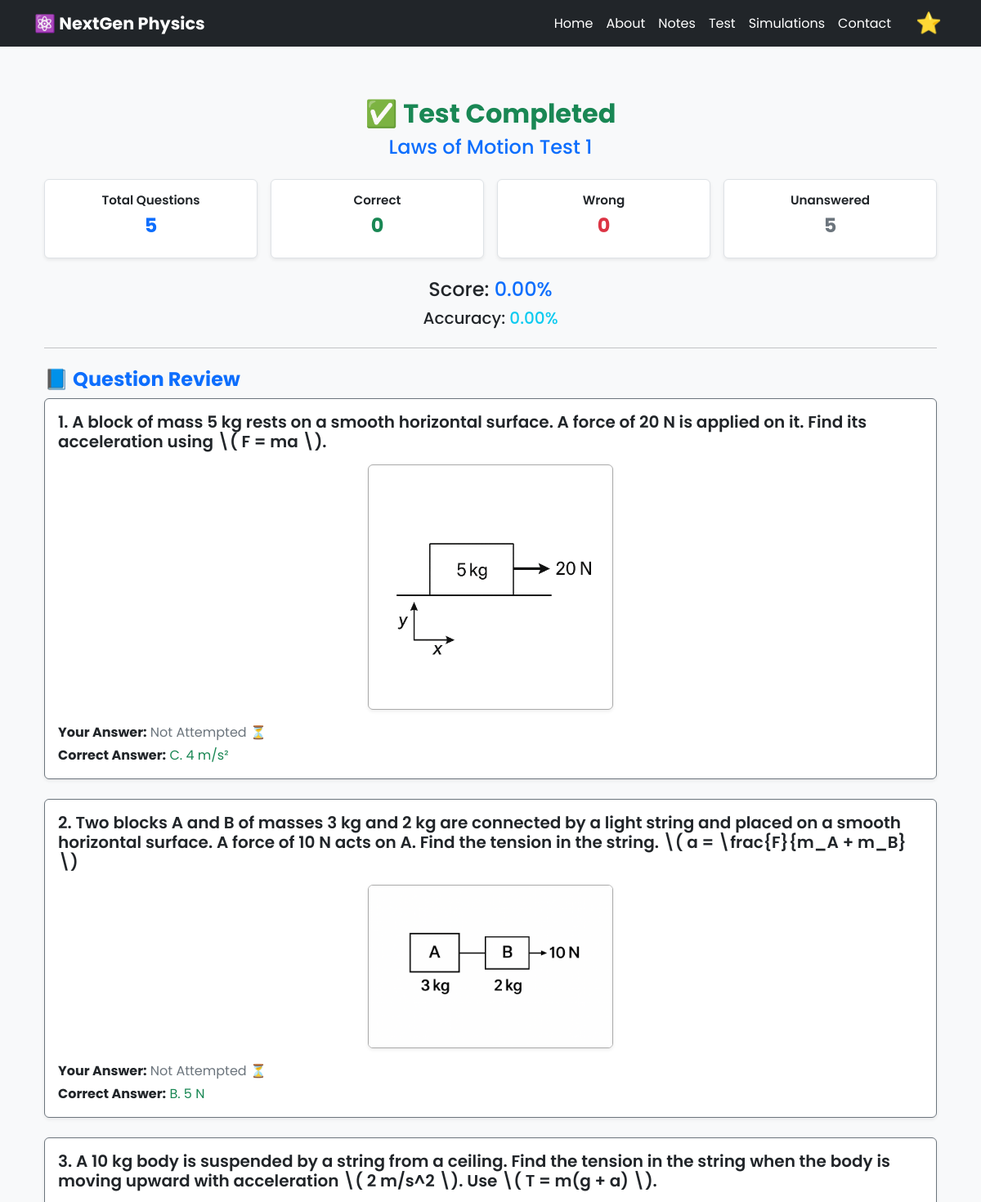
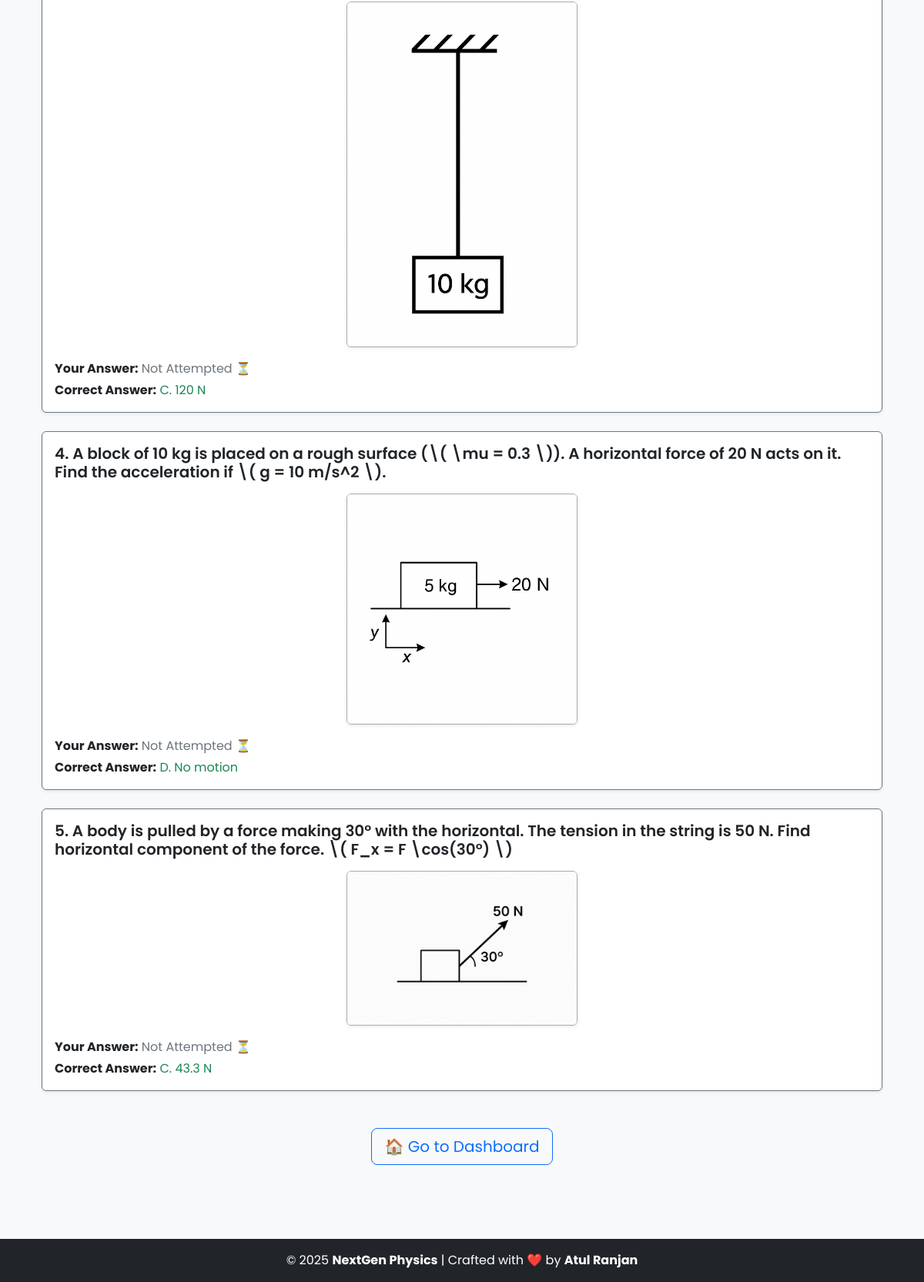
The app's page /result/1/ with its own data (2 pictures, top to bottom).
### notes/models.py (models this page shows, shortened)
class PhysicsTest(models.Model):
    title = models.CharField(max_length=200)
    description = models.TextField(blank=True)
    date_created = models.DateTimeField(auto_now_add=True)

class TestResult(models.Model):
    session = models.OneToOneField(TestSession, on_delete=models.CASCADE)
    score = models.FloatField()
    accuracy = models.FloatField()
    details = models.JSONField()  # {q_id: {"selected": "B", "correct": "C", "time": 12}}

class Question(models.Model):
    test = models.ForeignKey(PhysicsTest, on_delete=models.CASCADE, related_name="questions")
    question_text = models.TextField()
    image = models.ImageField(upload_to='question_images/', blank=True, null=True)
    option_a = models.TextField()
    option_b = models.TextField()
    option_c = models.TextField()
    option_d = models.TextField()
    correct_option = models.CharField(max_length=1, choices=[
        ('A', 'A'),
        ('B', 'B'),
        ('C', 'C'),
        ('D', 'D'),
    ])

### notes/views.py (the view)
# urls.py: path('result/<int:session_id>/', views.view_result, name='view_result'),
def view_result(request, session_id):
    session = get_object_or_404(TestSession, id=session_id)
    result = get_object_or_404(TestResult, session=session)
    test = session.test
    reviewed_questions = []
    correct = wrong = unanswered = 0
    for q in test.questions.all():
        q_id = str(q.id)
        selected = result.details.get(q_id, {}).get("selected")
        correct_opt = result.details.get(q_id, {}).get("correct")
        options = {
            "A": q.option_a,
            "B": q.option_b,
            "C": q.option_c,
            "D": q.option_d,
        }
        selected_text = options.get(selected, None)
        correct_text = options.get(correct_opt, None)
        if selected is None:
            unanswered += 1
        elif selected == correct_opt:
            correct += 1
        else:
            wrong += 1
        reviewed_questions.append({
            "question": q,
            "selected": selected,
            "selected_text": selected_text,
            "correct": correct_opt,
            "correct_text": correct_text,
            "is_correct": selected == correct_opt if selected else False
        })
    context = {
        "session": session,
        "result": result,
        "test": test,
        "correct": correct,
        "wrong": wrong,
        "unanswered": unanswered,
        "total": test.questions.count(),
        "score": result.score,
        "accuracy": result.accuracy,
        "questions": reviewed_questions,
    }
    return render(request, "notes/result.html", context)

### notes/templates/notes/result.html (shortened to what this page needs)
{% extends "notes/base.html" %}
{% block content %}
<div class="container mt-4">
  <div class="text-center mb-4">
    <h2 class="text-success fw-bold">✅ Test Completed</h2>
    <h4 class="text-primary">{{ test.title }}</h4>
  </div>
  <div class="row mb-4 text-center g-3">
    <div class="col-md-3 col-6">
      <div class="p-3 result-card border rounded shadow-sm">
        <h6>Total Questions</h6>
        <h3 class="text-primary fw-bold">{{ total }}</h3>
      </div>
    </div>
    <div class="col-md-3 col-6">
      <div class="p-3 result-card border rounded shadow-sm">
        <h6>Correct</h6>
        <h3 class="text-success fw-bold">{{ correct }}</h3>
      </div>
    </div>
    <div class="col-md-3 col-6">
      <div class="p-3 result-card border rounded shadow-sm">
        <h6>Wrong</h6>
        <h3 class="text-danger fw-bold">{{ wrong }}</h3>
      </div>
    </div>
    <div class="col-md-3 col-6">
      <div class="p-3 result-card border rounded shadow-sm">
        <h6>Unanswered</h6>
        <h3 class="text-secondary fw-bold">{{ unanswered }}</h3>
      </div>
    </div>
  </div>
  <div class="text-center mb-4">
    <h4>Score: <span class="text-primary">{{ score|floatformat:2 }}%</span></h4>
    <h5>Accuracy: <span class="text-info">{{ accuracy|floatformat:2 }}%</span></h5>
  </div>
  <hr />
  <h4 class="mt-4 text-primary fw-bold">📘 Question Review</h4>
  {% for item in questions %}
  <div
    class="card mb-4 shadow-sm {% if item.is_correct %}border-success{% elif item.selected %}border-danger{% else %}border-secondary{% endif %}">
    <div class="card-body">
      <h5 class="fw-semibold">{{ forloop.counter }}. {{ item.question.question_text|safe }}</h5>
      {% if item.question.image %}
      <div class="text-center my-3">
        <img
          src="{{ item.question.image.url }}"
          alt="Question Image"
          class="result-image img-fluid rounded shadow-sm"
        />
      </div>
      {% endif %}
      <div class="mt-3">
        <p class="mb-1">
          <strong>Your Answer:</strong>
          {% if item.selected %}
            {% if item.is_correct %}
              <span class="text-success">
                {{ item.selected }}. {{ item.selected_text }} ✅
              </span>
            {% else %}
              <span class="text-danger">
                {{ item.selected }}. {{ item.selected_text }} ❌
              </span>
            {% endif %}
          {% else %}
            <span class="text-secondary">Not Attempted ⏳</span>
          {% endif %}
        </p>
        <p class="mb-0">
          <strong>Correct Answer:</strong>
          <span class="text-success">
            {{ item.correct }}. {{ item.correct_text }}
          </span>
        </p>
      </div>
    </div>
  </div>
  {% empty %}
  <p class="text-center text-muted mt-4">No questions found for this test.</p>
  {% endfor %}
<div class="text-center mt-5 mb-5">
  <a href="{% url 'dashboard' %}" class="btn btn-outline-primary btn-lg">
    🏠 Go to Dashboard
  </a>
</div>
{% endblock %}

### notes/templates/notes/base.html (style rules this page uses)
:root { --bg-color: #f8f9fa; --text-color: #212529; --card-bg: #ffffff; --nav-bg: #212529; --nav-text: #ffffff; }
body { font-family: "Poppins", sans-serif; background-color: var(--bg-color); color: var(--text-color); transition: background-color 0.4s ease, color 0.4s ease; animation: fadeIn 0.5s ease-in; }
.question-card, .result-card { background-color: var(--card-bg); color: var(--text-color); border-radius: 10px; transition: background-color 0.4s ease, color 0.4s ease; }
.question-card img, .result-image { display: block; margin: 15px auto; max-width: 420px; height: auto; border-radius: 8px; border: 1px solid #555; box-shadow: 0 0 8px rgba(0, 0, 0, 0.25); transition: transform 0.2s ease-in-out, filter 0.4s ease-in-out; }

### notes/templates/notes/result.html (style rules this page uses)
.result-card { background-color: var(--card-bg); color: var(--text-color); transition: background-color 0.4s ease, color 0.4s ease; }
.result-image { display: block; margin: 10px auto; width: auto !important; max-width: 300px !important; height: auto; border: 1px solid #aaa; border-radius: 8px; box-shadow: 0 0 10px rgba(168, 23, 23, 0.2); transition: transform 0.2s ease-in-out; }
.result-card h6 { font-weight: 600; font-size: 0.95rem; }
.result-card h3 { font-size: 1.5rem; }

### records on screen
PhysicsTest: title "Laws of Motion Test 1"
TestResult: score "0.00", accuracy "0.00"
Question: question.question_text "A block of mass 5 kg rests on a smooth horizontal surface. A force of 20 N is applied on it. Find its acceleration using \\( F = ma \\).", question.image (picture), correct "C", correct_text "4 m/s²"
Question: question.question_text "Two blocks A and B of masses 3 kg and 2 kg are connected by a light string and placed on a smooth horizontal surface. A force of 10 N acts on A. Find the tension in the string. \\( a = \\frac{F}{m_A + m_B} \\)", question.image (picture), correct "B", correct_text "5 N"
Question: question.question_text "A 10 kg body is suspended by a string from a ceiling. Find the tension in the string when the body is moving upward with acceleration \\( 2 m/s^2 \\). Use \\( T = m(g + a) \\).", question.image (picture), correct "C", correct_text "120 N"
Question: question.question_text "A block of 10 kg is placed on a rough surface (\\( \\mu = 0.3 \\)). A horizontal force of 20 N acts on it. Find the acceleration if \\( g = 10 m/s^2 \\).", question.image (picture), correct "D", correct_text "No motion"
Question: question.question_text "A body is pulled by a force making 30° with the horizontal. The tension in the string is 50 N. Find horizontal component of the force. \\( F_x = F \\cos(30°) \\)", question.image (picture), correct "C", correct_text "43.3 N"

### other values on screen
{{ total }} "5"
{{ correct }} "0"
{{ wrong }} "0"
{{ unanswered }} "5"
